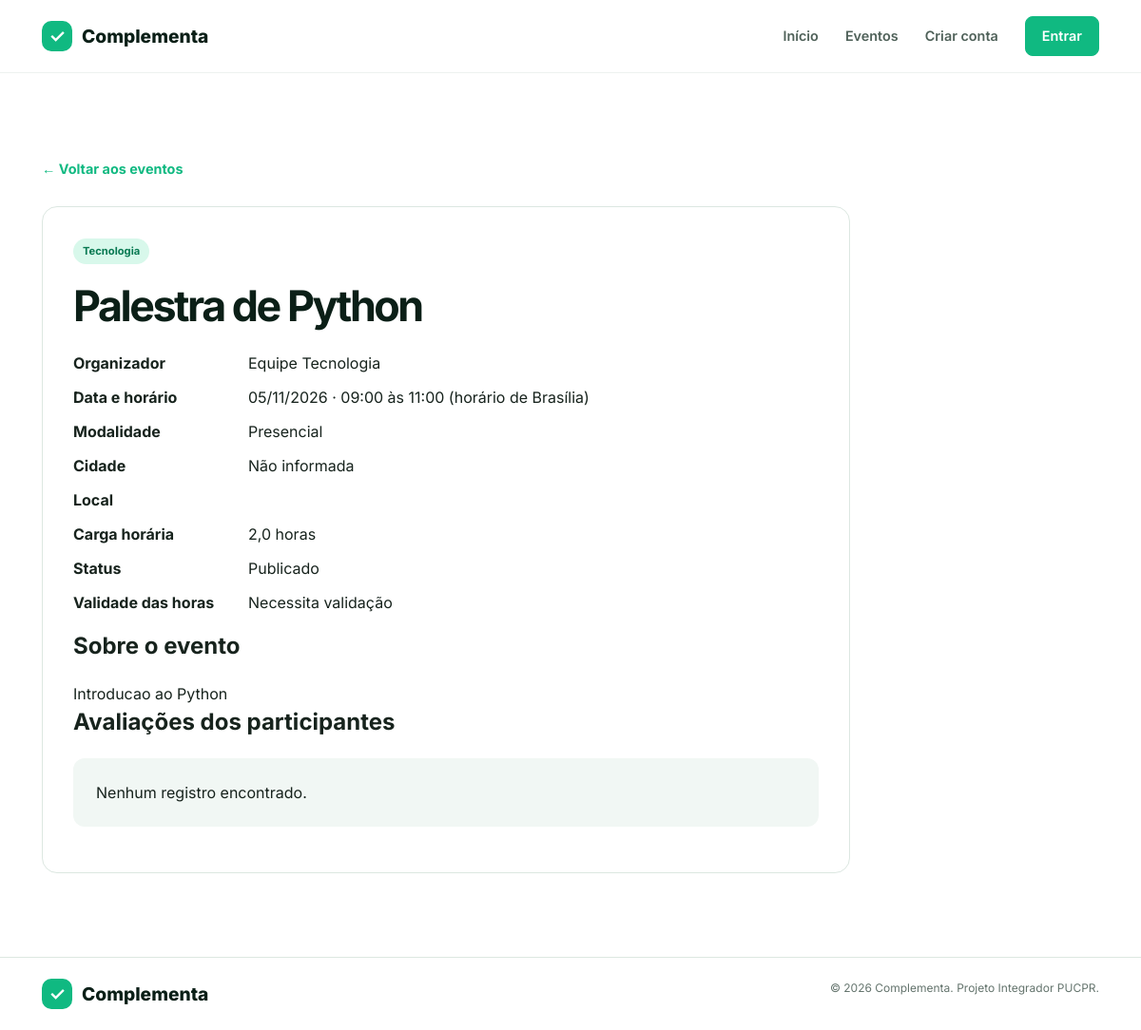
The app's page /evento.php?id=1 with its own data.
### tables this page shows
CREATE TABLE evento (
 id_evento INT UNSIGNED AUTO_INCREMENT PRIMARY KEY,
 id_organizador INT UNSIGNED NOT NULL, id_categoria INT UNSIGNED NOT NULL,
 titulo VARCHAR(150) NOT NULL, descricao VARCHAR(2000) NOT NULL, data_evento DATE NOT NULL,
 horario_inicio TIME NOT NULL, horario_termino TIME NOT NULL,
 carga_horaria DECIMAL(4,1) NOT NULL, modalidade VARCHAR(20) NOT NULL,
 cidade VARCHAR(100) NULL, local_evento VARCHAR(200) NULL, link VARCHAR(500) NULL,
 status VARCHAR(20) NOT NULL DEFAULT 'Publicado', validade_horas VARCHAR(30) NOT NULL DEFAULT 'Necessita validação',
 FOREIGN KEY (id_organizador) REFERENCES organizador(id_organizador),
 FOREIGN KEY (id_categoria) REFERENCES categoria(id_categoria),
 CHECK (carga_horaria BETWEEN 0.5 AND 999), CHECK (horario_termino > horario_inicio)
);

CREATE TABLE categoria (
 id_categoria INT UNSIGNED AUTO_INCREMENT PRIMARY KEY,
 nome VARCHAR(80) NOT NULL UNIQUE, descricao VARCHAR(500) NULL
);

CREATE TABLE organizador (
 id_organizador INT UNSIGNED AUTO_INCREMENT PRIMARY KEY,
 nome VARCHAR(150) NOT NULL, tipo VARCHAR(30) NOT NULL, email VARCHAR(150) NOT NULL UNIQUE,
 telefone VARCHAR(20) NULL, cidade VARCHAR(100) NOT NULL, senha_hash VARCHAR(255) NULL
);

### conexao.php (called while the page is built, shortened)
<?php
function obterConexao(): PDO
{
    $host = getenv('DB_HOST') ?: '127.0.0.1';
    $port = getenv('DB_PORT') ?: '3306';
    $database = getenv('DB_NAME') ?: 'complementa';
    $username = getenv('DB_USER') ?: 'root';
    $password = getenv('DB_PASSWORD');
    $password = $password === false ? '' : $password;
    $dsn = "mysql:host={$host};port={$port};dbname={$database};charset=utf8mb4";
    return new PDO($dsn, $username, $password, [
        PDO::ATTR_ERRMODE => PDO::ERRMODE_EXCEPTION,
        PDO::ATTR_DEFAULT_FETCH_MODE => PDO::FETCH_ASSOC,
        PDO::ATTR_EMULATE_PREPARES => false,
        PDO::MYSQL_ATTR_INIT_COMMAND => "SET time_zone = '-03:00'",
    ]);
}

### evento.php (the view, shortened to what this page needs)
<?php
require_once __DIR__ . '/app.php';
require_once __DIR__.'/painel_ui.php';
$evento = null;
$erros = [];
$id = filter_var($_GET['id'] ?? null, FILTER_VALIDATE_INT, ['options' => ['min_range' => 1]]);
if ($id) {
    try {
        $consulta = obterConexao()->prepare('SELECT e.id_evento,e.id_organizador,e.titulo,e.descricao,e.data_evento,e.horario_inicio,e.horario_termino,e.carga_horaria,e.modalidade,e.cidade,e.local_evento,e.link,e.status,e.validade_horas, c.nome AS categoria, o.nome AS organizador
            FROM evento e JOIN categoria c ON c.id_categoria = e.id_categoria
            JOIN organizador o ON o.id_organizador = e.id_organizador
            WHERE e.id_evento = :id');
        $consulta->execute(['id' => $id]);
        $evento = $consulta->fetch();
    } catch (PDOException $erro) {
        $erros[] = falhaBanco($erro);
    }
}
?>
<main class="container section">
    <a class="text-link" href="eventos.php">← Voltar aos eventos</a>
    <?php if ($evento): ?>
        <article class="detail-card">
            <span class="event-category"><?= escapar($evento['categoria']) ?></span>
            <h1><?= escapar($evento['titulo']) ?></h1>
            <dl class="event-info">
                <dt>Organizador</dt><dd><?= escapar($evento['organizador']) ?></dd>
                <dt>Data e horário</dt><dd><?= escapar(date('d/m/Y', strtotime($evento['data_evento']))) ?> · <?= escapar(substr($evento['horario_inicio'], 0, 5)) ?> às <?= escapar(substr($evento['horario_termino'], 0, 5)) ?> (horário de Brasília)</dd>
                <dt>Modalidade</dt><dd><?= escapar($evento['modalidade']) ?></dd>
                <dt>Cidade</dt><dd><?= escapar($evento['cidade'] ?: 'Não informada') ?></dd>
                <dt>Local</dt><dd><?= escapar($evento['local_evento']) ?></dd>
                <dt>Carga horária</dt><dd><?= escapar(number_format((float) $evento['carga_horaria'], 1, ',', '.')) ?> horas</dd>
                <dt>Status</dt><dd><?= escapar($evento['status']) ?></dd>
                <dt>Validade das horas</dt><dd><?= escapar($evento['validade_horas']) ?></dd>
            </dl>
            <h2>Sobre o evento</h2>
            <div class="event-description"><?= escapar($evento['descricao']) ?></div>
            <h2>Avaliações dos participantes</h2>
        </article>
    <?php elseif (!$erros): ?>
        <h1>Evento não encontrado</h1><p>Confira o endereço ou consulte a lista de eventos.</p>
    <?php endif; ?>
</main>

### style.css (style rules this page uses)
:root { --dark: #0b1f17; --green: #10b981; --green-light: #34d399; --ink: #17231d; --muted: #64746d; --line: #dce7e1; --soft: #f1f7f4; --white: #fff; }
* { box-sizing: border-box; }
html { scroll-behavior: smooth; }
body { margin: 0; color: var(--ink); font-family: Inter, Arial, sans-serif; line-height: 1.5; }
a { color: inherit; text-decoration: none; }
.container { margin: 0 auto; max-width: 1160px; padding: 0 24px; }
h1, h2, h3, p { margin-top: 0; }
h1 { color: var(--dark); font-size: clamp(2.3rem, 5vw, 4.3rem); letter-spacing: -.055em; line-height: 1.08; margin-bottom: 24px; }
.section { padding: 88px 0; }
.text-link { color: var(--green); font-size: .9rem; font-weight: 700; }
.event-category { background: #d8f8eb; border-radius: 20px; color: #087952; display: inline-block; font-size: .7rem; font-weight: 700; padding: 5px 10px; }
body { min-height: 100vh; display: flex; flex-direction: column; }
main { flex: 1; width: 100%; }
.form-card h1, .detail-card h1, .section-heading h1 { font-size: clamp(1.8rem, 4vw, 2.8rem); }
.detail-card { margin-top: 28px; max-width: 850px; padding: 32px; border: 1px solid var(--line); border-radius: 16px; }
.detail-card h1 { margin-top: 20px; }
.event-info { display: grid; grid-template-columns: minmax(110px, 160px) 1fr; gap: 12px 24px; }
.event-info dt { font-weight: 700; }
.event-info dd { margin: 0; overflow-wrap: anywhere; }
.event-description { white-space: pre-wrap; overflow-wrap: anywhere; }
.event-card, .detail-card h1 { overflow-wrap: anywhere; }
.container.section { padding-left: 24px; padding-right: 24px; }

### records on screen
evento: id_categoria.nome "Tecnologia", titulo "Palestra de Python", id_organizador.nome "Equipe Tecnologia", data_evento "05/11/2026", horario_inicio "09:00", horario_termino "11:00", modalidade "Presencial", cidade "Não informada", carga_horaria "2,0", status "Publicado", validade_horas "Necessita validação", descricao "Introducao ao Python"
